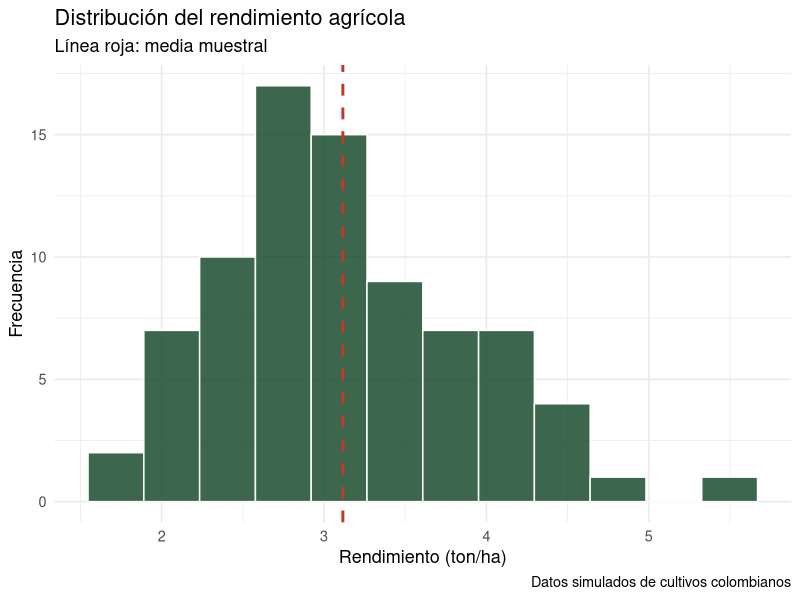
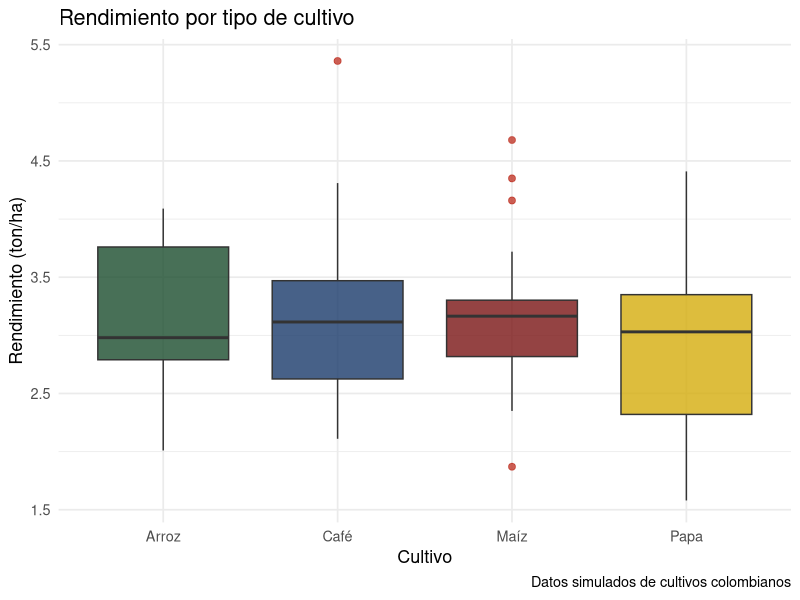
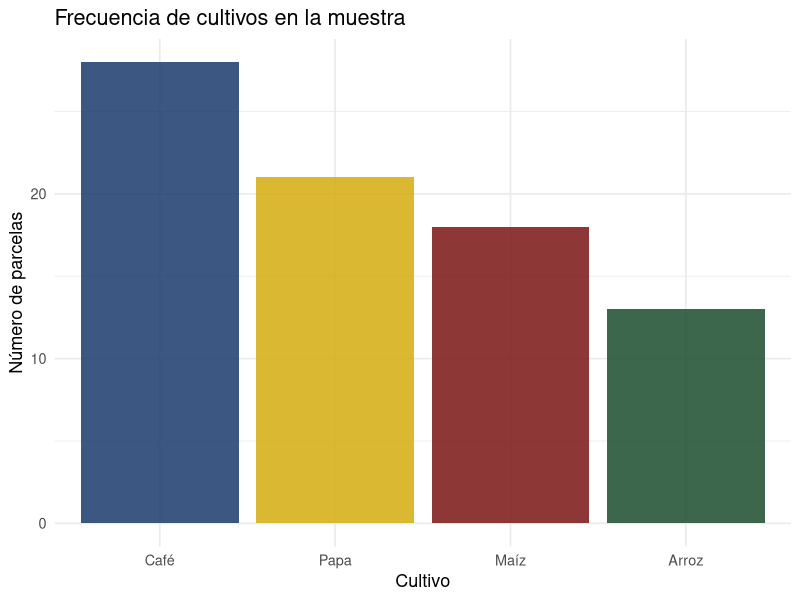
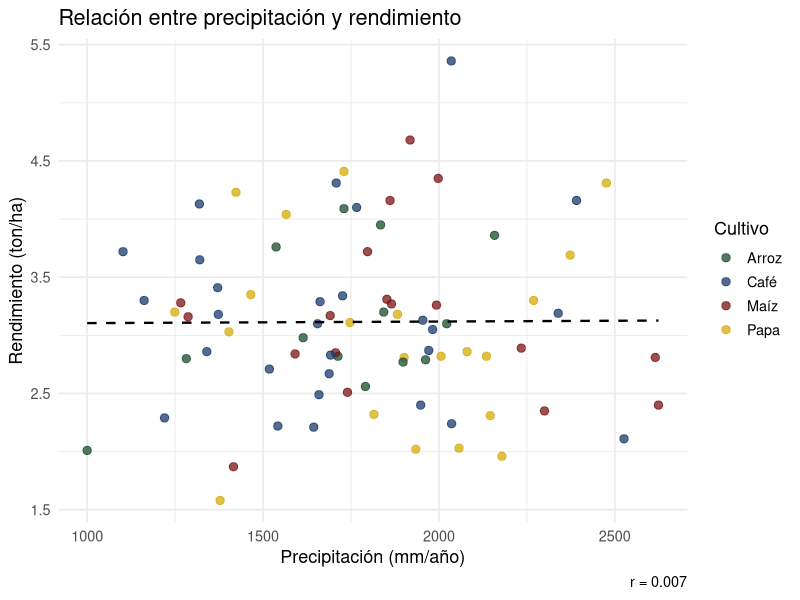
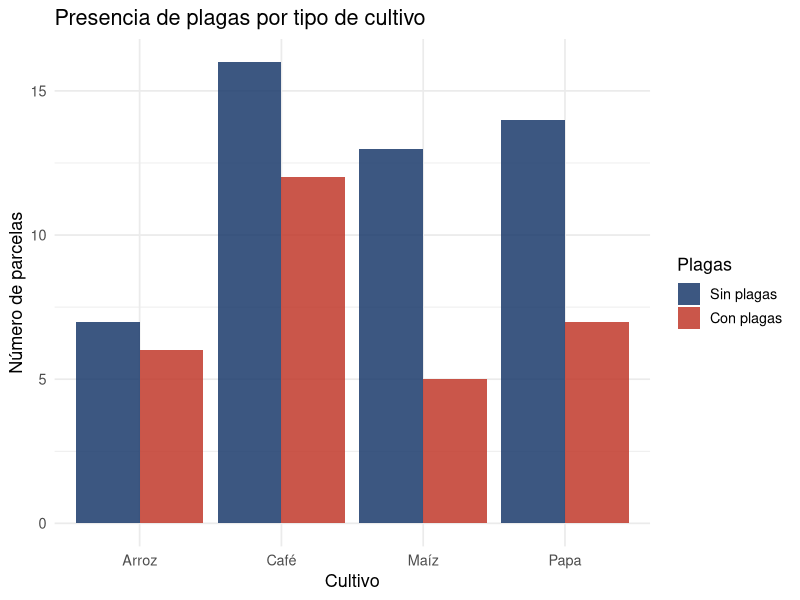
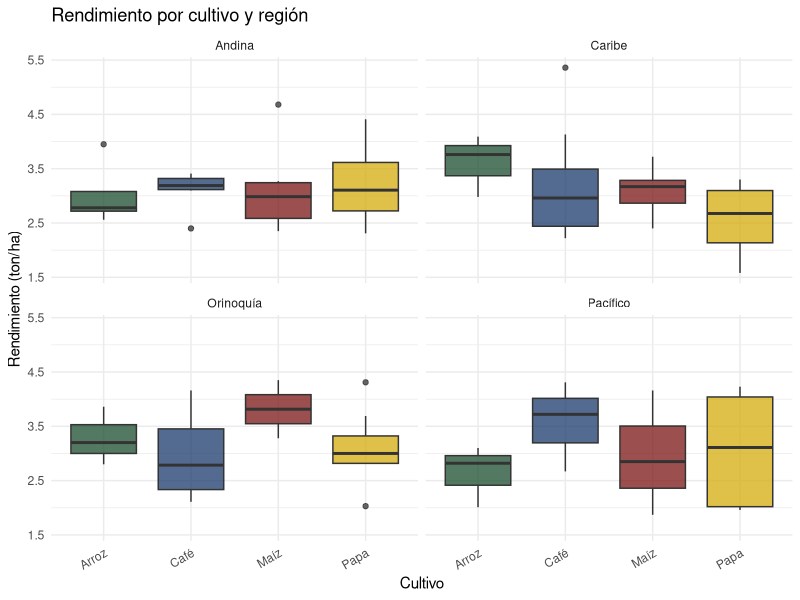

Recreate these plots in R, in order.
## ---- chunk 1
knitr::opts_chunk$set(
  echo = TRUE,
  warning = FALSE,
  message = FALSE,
  fig.width = 8,
  fig.height = 5
)

mostrar_tabla <- function(x, n = 10, caption = NULL) {
  x_mostrar <- head(x, n)
  if (knitr::is_html_output()) {
    tabla_html <- knitr::kable(
      x_mostrar,
      format = "html",
      caption = caption,
      table.attr = 'class="table table-striped table-hover table-condensed"'
    )
    knitr::asis_output(
      paste0('<div class="table-scroll">', as.character(tabla_html), '</div>')
    )
  } else {
    knitr::kable(x_mostrar, format = "latex", caption = caption, booktabs = TRUE)
  }
}
## ---- chunk 2
library(ggplot2)
library(readxl)
library(tidyverse)
## ---- chunk 3
paquetes <- c("ggplot2", "readxl", "tidyverse", "knitr", "kableExtra")

instalados <- rownames(installed.packages())
pendientes <- setdiff(paquetes, instalados)

if (length(pendientes) > 0) {
  install.packages(pendientes)
}

invisible(lapply(paquetes, library, character.only = TRUE))
## ---- chunk 4
set.seed(42)
n <- 80

datos_cultivo <- data.frame(
  region       = sample(c("Andina", "Caribe", "Pacífico", "Orinoquía"), n, replace = TRUE),
  cultivo      = sample(c("Café", "Maíz", "Arroz", "Papa"), n, replace = TRUE),
  rendimiento  = round(rnorm(n, mean = 3.2, sd = 0.8), 2),  # toneladas/ha
  precipitacion = round(rnorm(n, mean = 1800, sd = 400), 0), # mm/año
  temperatura  = round(rnorm(n, mean = 18, sd = 4), 1),      # °C
  plagas       = sample(c("Sí", "No"), n, replace = TRUE, prob = c(0.3, 0.7))
)

mostrar_tabla(datos_cultivo, n = 8, caption = "Primeras filas del conjunto de datos de cultivos")
## ---- chunk 5
# Dimensiones: filas y columnas
dim(datos_cultivo)

# Nombres de las variables
names(datos_cultivo)

# Estructura y tipos de cada variable
str(datos_cultivo)

# Resumen estadístico rápido
summary(datos_cultivo)
## ---- chunk 6
x <- c(12, 15, 9, 21, 18, 14, 7, 25, 11, 16)

length(x)      # número de elementos
sum(x)         # suma
min(x)         # mínimo
max(x)         # máximo
range(x)       # rango (mín y máx)
## ---- chunk 7
# Filtrar filas donde el cultivo es Café
cafe <- subset(datos_cultivo, cultivo == "Café")
nrow(cafe)

# Con tidyverse
cafe_tidy <- datos_cultivo |> filter(cultivo == "Café")

# Seleccionar columnas específicas
datos_cultivo |> select(cultivo, rendimiento, region) |> head(5)
## ---- chunk 8
datos_cultivo <- datos_cultivo |>
  mutate(
    rendimiento_alto = ifelse(rendimiento > 3.5, "Alto", "Normal"),
    temp_categoria   = cut(temperatura,
                           breaks = c(-Inf, 15, 20, Inf),
                           labels = c("Frío", "Templado", "Cálido"))
  )
## ---- chunk 9
datos_cultivo |>
  group_by(cultivo) |>
  summarise(
    n              = n(),
    rendimiento_promedio = round(mean(rendimiento), 2),
    rendimiento_sd       = round(sd(rendimiento), 2)
  )
## ---- chunk 10
rendimientos <- datos_cultivo$rendimiento

# Media aritmética
media <- mean(rendimientos)
cat("Media:", round(media, 3), "\n")

# Mediana
mediana <- median(rendimientos)
cat("Mediana:", round(mediana, 3), "\n")

# Moda (R base no tiene función directa; la calculamos manualmente)
moda <- function(x) {
  tabla <- table(x)
  as.numeric(names(tabla)[tabla == max(tabla)])
}

cat("Moda del rendimiento:", moda(round(rendimientos, 1)), "\n")
## ---- chunk 11
# Rango
rango <- max(rendimientos) - min(rendimientos)
cat("Rango:", round(rango, 3), "\n")

# Varianza muestral
varianza <- var(rendimientos)
cat("Varianza:", round(varianza, 4), "\n")

# Desviación estándar
de <- sd(rendimientos)
cat("Desviación estándar:", round(de, 4), "\n")

# Coeficiente de variación (%)
cv <- (de / media) * 100
cat("Coeficiente de variación:", round(cv, 2), "%\n")
## ---- chunk 12
# Cuartiles
cuartiles <- quantile(rendimientos, probs = c(0.25, 0.50, 0.75))
cat("Q1:", round(cuartiles[1], 3), "\n")
cat("Q2 (mediana):", round(cuartiles[2], 3), "\n")
cat("Q3:", round(cuartiles[3], 3), "\n")

# Rango intercuartílico
riq <- IQR(rendimientos)
cat("Rango intercuartílico (IQR):", round(riq, 3), "\n")

# Percentil 90
p90 <- quantile(rendimientos, 0.90)
cat("Percentil 90:", round(p90, 3), "\n")
## ---- chunk 13
# Instalamos e2tools si es necesario
if (!requireNamespace("e1071", quietly = TRUE)) install.packages("e1071")
library(e1071)

asim <- skewness(rendimientos)
curt <- kurtosis(rendimientos)

cat("Asimetría:", round(asim, 4), "\n")
cat("Curtosis (exceso):", round(curt, 4), "\n")

if (abs(asim) < 0.5) {
  cat("Distribución aproximadamente simétrica.\n")
} else if (asim > 0) {
  cat("Distribución con asimetría positiva (cola derecha).\n")
} else {
  cat("Distribución con asimetría negativa (cola izquierda).\n")
}
## ---- chunk 14
# Tabla de frecuencias para una variable cualitativa
tabla_cultivo <- table(datos_cultivo$cultivo)
tabla_df <- data.frame(
  Cultivo             = names(tabla_cultivo),
  Frecuencia_absoluta = as.integer(tabla_cultivo),
  Frecuencia_relativa = round(prop.table(tabla_cultivo), 3),
  Frecuencia_porcentual = round(prop.table(tabla_cultivo) * 100, 1)
)
row.names(tabla_df) <- NULL

mostrar_tabla(tabla_df, n = nrow(tabla_df), caption = "Tabla de frecuencias: tipo de cultivo")
## ---- chunk 15
tabla_cont <- table(datos_cultivo$cultivo, datos_cultivo$plagas)
colnames(tabla_cont) <- c("Sin plagas", "Con plagas")

mostrar_tabla(
  as.data.frame.matrix(tabla_cont),
  n = 4,
  caption = "Tabla de contingencia: cultivo × presencia de plagas"
)
## ---- chunk 16
cov_rp <- cov(datos_cultivo$rendimiento, datos_cultivo$precipitacion)
cor_rp <- cor(datos_cultivo$rendimiento, datos_cultivo$precipitacion)

cat("Covarianza (rendimiento, precipitación):", round(cov_rp, 3), "\n")
cat("Correlación de Pearson:", round(cor_rp, 4), "\n")
## ---- chunk 17
# Permutaciones: P(n, k) = n! / (n-k)!
permutacion <- function(n, k) factorial(n) / factorial(n - k)

# Combinaciones: C(n, k) = n! / (k! * (n-k)!)
combinacion <- function(n, k) choose(n, k)

# Ejemplo: en un lote de 10 plantas, ¿de cuántas formas se pueden
# seleccionar 3 para inspección (sin importar el orden)?
cat("Combinaciones C(10,3):", combinacion(10, 3), "\n")

# ¿Y si el orden importa (primer, segundo y tercer lugar)?
cat("Permutaciones P(10,3):", permutacion(10, 3), "\n")

# Espacio muestral al lanzar un dado y una moneda
cat("Tamaño del espacio muestral (dado × moneda):", 6 * 2, "\n")
## ---- chunk 18
ggplot(datos_cultivo, aes(x = rendimiento)) +
  geom_histogram(bins = 12, fill = "#1b4d2e", color = "white", alpha = 0.85) +
  geom_vline(xintercept = mean(datos_cultivo$rendimiento),
             color = "#c0392b", linetype = "dashed", linewidth = 1) +
  labs(
    title    = "Distribución del rendimiento agrícola",
    subtitle = "Línea roja: media muestral",
    x        = "Rendimiento (ton/ha)",
    y        = "Frecuencia",
    caption  = "Datos simulados de cultivos colombianos"
  ) +
  theme_minimal(base_size = 13)
## ---- chunk 19
ggplot(datos_cultivo, aes(x = cultivo, y = rendimiento, fill = cultivo)) +
  geom_boxplot(alpha = 0.8, outlier.color = "#c0392b", outlier.size = 2) +
  scale_fill_manual(values = c("#1b4d2e", "#1a3a6b", "#7a1515", "#d4ac0d")) +
  labs(
    title   = "Rendimiento por tipo de cultivo",
    x       = "Cultivo",
    y       = "Rendimiento (ton/ha)",
    caption = "Datos simulados de cultivos colombianos"
  ) +
  theme_minimal(base_size = 13) +
  theme(legend.position = "none")
## ---- chunk 20
datos_cultivo |>
  count(cultivo) |>
  ggplot(aes(x = reorder(cultivo, -n), y = n, fill = cultivo)) +
  geom_col(alpha = 0.85) +
  scale_fill_manual(values = c("#1b4d2e", "#1a3a6b", "#7a1515", "#d4ac0d")) +
  labs(
    title = "Frecuencia de cultivos en la muestra",
    x     = "Cultivo",
    y     = "Número de parcelas"
  ) +
  theme_minimal(base_size = 13) +
  theme(legend.position = "none")
## ---- chunk 21
ggplot(datos_cultivo, aes(x = precipitacion, y = rendimiento, color = cultivo)) +
  geom_point(size = 2.5, alpha = 0.75) +
  geom_smooth(method = "lm", se = FALSE, color = "black", linewidth = 0.8,
              linetype = "dashed") +
  scale_color_manual(values = c("#1b4d2e", "#1a3a6b", "#7a1515", "#d4ac0d")) +
  labs(
    title   = "Relación entre precipitación y rendimiento",
    x       = "Precipitación (mm/año)",
    y       = "Rendimiento (ton/ha)",
    color   = "Cultivo",
    caption = paste0("r = ", round(cor(datos_cultivo$precipitacion,
                                       datos_cultivo$rendimiento), 3))
  ) +
  theme_minimal(base_size = 13)
## ---- chunk 22
datos_cultivo |>
  count(cultivo, plagas) |>
  ggplot(aes(x = cultivo, y = n, fill = plagas)) +
  geom_col(position = "dodge", alpha = 0.85) +
  scale_fill_manual(values = c("#1a3a6b", "#c0392b"),
                    labels = c("Sin plagas", "Con plagas")) +
  labs(
    title = "Presencia de plagas por tipo de cultivo",
    x     = "Cultivo",
    y     = "Número de parcelas",
    fill  = "Plagas"
  ) +
  theme_minimal(base_size = 13)
## ---- chunk 23
ggplot(datos_cultivo, aes(x = cultivo, y = rendimiento, fill = cultivo)) +
  geom_boxplot(alpha = 0.75, outlier.size = 1.5) +
  scale_fill_manual(values = c("#1b4d2e", "#1a3a6b", "#7a1515", "#d4ac0d")) +
  facet_wrap(~region) +
  labs(
    title = "Rendimiento por cultivo y región",
    x     = "Cultivo",
    y     = "Rendimiento (ton/ha)"
  ) +
  theme_minimal(base_size = 11) +
  theme(legend.position = "none",
        axis.text.x = element_text(angle = 30, hjust = 1))
## ---- chunk 24
# Espacio muestral: lanzar dos dados
omega <- expand.grid(dado1 = 1:6, dado2 = 1:6)
nrow(omega)  # 36 resultados igualmente probables

# Evento A: la suma es mayor que 8
A <- subset(omega, dado1 + dado2 > 8)
prob_A <- nrow(A) / nrow(omega)
cat("P(suma > 8):", round(prob_A, 4), "\n")

# Evento B: el primer dado muestra un número par
B <- subset(omega, dado1 %% 2 == 0)
prob_B <- nrow(B) / nrow(omega)
cat("P(dado1 par):", round(prob_B, 4), "\n")
## ---- chunk 25
# P(A | B): suma mayor que 8 dado que el primer dado es par
AB <- subset(omega, dado1 %% 2 == 0 & dado1 + dado2 > 8)

prob_A_dado_B <- nrow(AB) / nrow(B)
cat("P(suma > 8 | dado1 par):", round(prob_A_dado_B, 4), "\n")

# Verificación con la definición: P(A ∩ B) / P(B)
cat("Verificación:", round((nrow(AB) / nrow(omega)) / prob_B, 4), "\n")
## ---- chunk 26
p_R    <- 0.35   # prevalencia
sens   <- 0.90   # P(+ | R)
espec  <- 0.85   # P(- | R^c)

p_Rc   <- 1 - p_R
p_pos_Rc <- 1 - espec  # P(+ | R^c) = tasa de falsos positivos

# Probabilidad total de resultado positivo
p_pos  <- sens * p_R + p_pos_Rc * p_Rc

# Teorema de Bayes: P(R | +)
p_R_dado_pos <- (sens * p_R) / p_pos

cat("P(resultado positivo):", round(p_pos, 4), "\n")
cat("P(resistente | prueba positiva):", round(p_R_dado_pos, 4), "\n")
cat("Valor predictivo positivo (VPP):", round(p_R_dado_pos * 100, 1), "%\n")
## ---- chunk 27
# Espacio para que el estudiante complete los ejercicios
